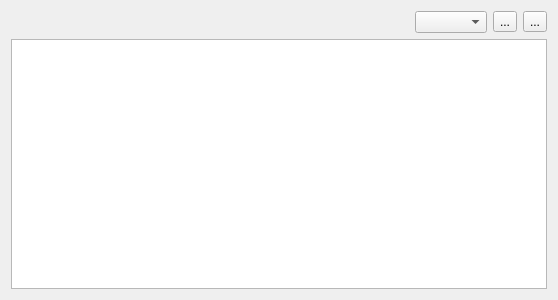
<?xml version="1.0" encoding="UTF-8"?>
<ui version="4.0">
 <class>AntMetadataWidget</class>
 <widget class="QWidget" name="AntMetadataWidget">
  <property name="geometry">
   <rect>
    <x>0</x>
    <y>0</y>
    <width>558</width>
    <height>300</height>
   </rect>
  </property>
  <property name="windowTitle">
   <string>Form</string>
  </property>
  <layout class="QVBoxLayout" name="verticalLayout">
   <item>
    <layout class="QHBoxLayout" name="horizontalLayout">
     <item>
      <spacer name="horizontalSpacer">
       <property name="orientation">
        <enum>Qt::Horizontal</enum>
       </property>
       <property name="sizeHint" stdset="0">
        <size>
         <width>40</width>
         <height>20</height>
        </size>
       </property>
      </spacer>
     </item>
     <item>
      <widget class="QComboBox" name="comboBox"/>
     </item>
     <item>
      <widget class="QToolButton" name="addButton">
       <property name="text">
        <string>...</string>
       </property>
       <property name="icon">
        <iconset theme="list-add"/>
       </property>
      </widget>
     </item>
     <item>
      <widget class="QToolButton" name="removeButton">
       <property name="text">
        <string>...</string>
       </property>
       <property name="icon">
        <iconset theme="list-remove"/>
       </property>
      </widget>
     </item>
    </layout>
   </item>
   <item>
    <widget class="QTableView" name="tableView">
     <attribute name="verticalHeaderVisible">
      <bool>false</bool>
     </attribute>
    </widget>
   </item>
  </layout>
 </widget>
 <resources/>
 <connections/>
</ui>
